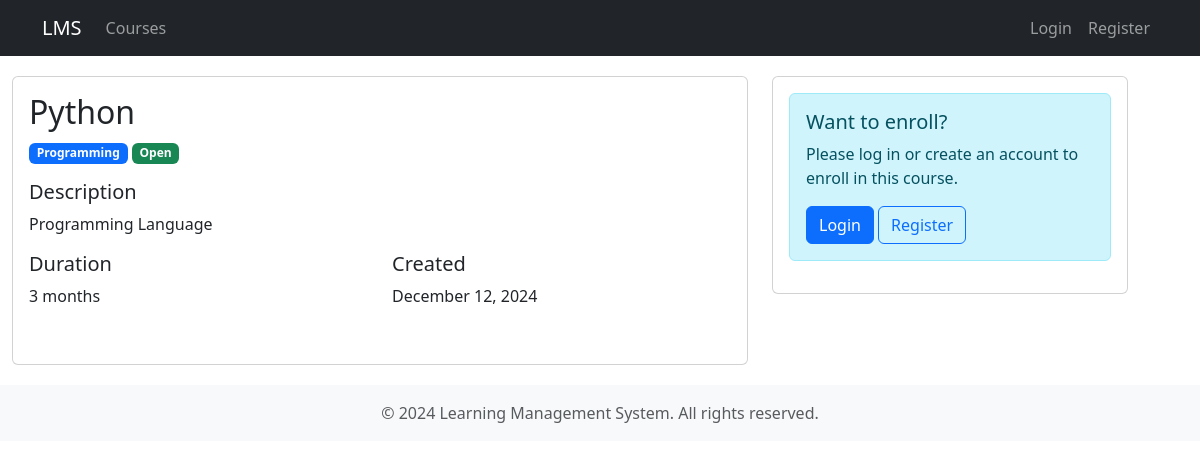
/courses/1, run on the app's committed database.
### backend/app.py (models this page shows)
class Course(db.Model):
    id = db.Column(db.Integer, primary_key=True)
    name = db.Column(db.String(100), nullable=False)
    description = db.Column(db.Text)
    duration = db.Column(db.String(50))
    category = db.Column(db.String(50))
    enrollment_status = db.Column(db.String(20), default='Open')
    created_at = db.Column(db.DateTime, default=datetime.utcnow)
    resources = db.relationship('Resource', backref='course', lazy=True, cascade='all, delete-orphan')
    batches = db.relationship('Batch', backref='course', lazy=True, cascade='all, delete-orphan')
    enrollments = db.relationship('Enrollment', backref='course', lazy=True)

### backend/app.py (the view)
@app.route('/courses/<int:course_id>')
def course_view(course_id):
    course = Course.query.get_or_404(course_id)
    return render_template('courses/view.html', course=course)

### frontend/templates/courses/view.html (shortened to what this page needs)
{% extends "base.html" %}
{% block content %}
<div class="row">
    <div class="col-md-8">
        <div class="card">
            <div class="card-body">
                <h2 class="card-title">{{ course.name }}</h2>
                <div class="mb-3">
                    <span class="badge bg-primary">{{ course.category }}</span>
                    <span class="badge {% if course.enrollment_status == 'Open' %}bg-success{% else %}bg-warning{% endif %}">
                        {{ course.enrollment_status }}
                    </span>
                </div>
                <h5>Description</h5>
                <p class="card-text">{{ course.description }}</p>
                <div class="row mb-4">
                    <div class="col-md-6">
                        <h5>Duration</h5>
                        <p>{{ course.duration }}</p>
                    </div>
                    <div class="col-md-6">
                        <h5>Created</h5>
                        <p>{{ course.created_at.strftime('%B %d, %Y') }}</p>
                    </div>
                </div>
            </div>
        </div>
    </div>
    <div class="col-md-4">
        <div class="card">
            <div class="card-body">
                {% if current_user.is_authenticated and not current_user.is_admin %}
                    {% set is_enrolled = course.id in current_user.enrollments|map(attribute='course_id')|list %}
                    {% if is_enrolled %}
                        <div class="alert alert-success">
                            <h5>You're enrolled!</h5>
                            <p>Access your course content from your dashboard.</p>
                            <a href="{{ url_for('user_dashboard') }}" class="btn btn-primary">Go to Dashboard</a>
                        </div>
                    {% else %}
                        {% if course.enrollment_status == 'Open' %}
                            <h5>Enroll in this Course</h5>
                            <form method="POST" action="{{ url_for('course_enroll', course_id=course.id) }}">
                                {% if course.batches %}
                                <div class="mb-3">
                                    <label for="batch" class="form-label">Select Batch</label>
                                    <select class="form-select" id="batch" name="batch_id" required>
                                        <option value="">Choose a batch...</option>
                                        {% for batch in course.batches %}
                                        <option value="{{ batch.id }}">
                                            {{ batch.name }} ({{ batch.start_date.strftime('%B %d, %Y') }})
                                        </option>
                                        {% endfor %}
                                    </select>
                                </div>
                                {% endif %}
                                <button type="submit" class="btn btn-success w-100">Enroll Now</button>
                            </form>
                        {% else %}
                            <div class="alert alert-warning">
                                <h5>Enrollment Closed</h5>
                                <p>This course is currently not accepting new students.</p>
                            </div>
                        {% endif %}
                    {% endif %}
                {% else %}
                    <div class="alert alert-info">
                        <h5>Want to enroll?</h5>
                        <p>Please log in or create an account to enroll in this course.</p>
                        <a href="{{ url_for('user_login') }}" class="btn btn-primary">Login</a>
                        <a href="{{ url_for('user_register') }}" class="btn btn-outline-primary">Register</a>
                    </div>
                {% endif %}
            </div>
        </div>
    </div>
</div>
{% endblock %}

### data on the page
Course: name "Python", category "Programming", enrollment_status "Open", description "Programming Language", duration "3 months", created_at "December 12, 2024"
